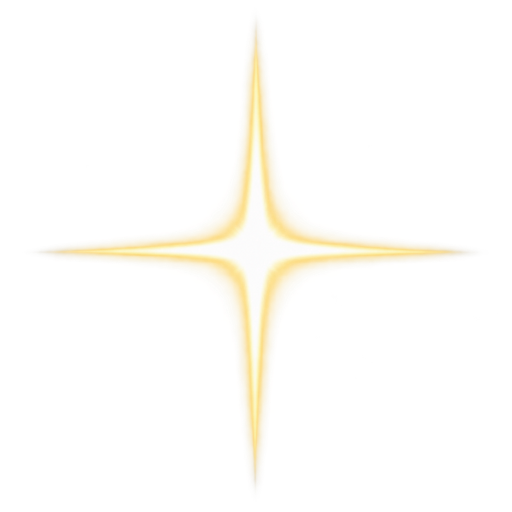
#> input picture uploads_flame/闪光.png, 1024 x 1024 px (shown at 1/2 size)
$ python tools_generate_flash_textures.py
#> lines starting #> are read from the running program, lines starting #| are printed output that depends on the picture
#!/usr/bin/env python3
"""用用户上传的 uploads_flame/闪光.png 替换正在应用的旧红色十字闪光贴图。

产物（粒子图集引用名不变，直接覆盖旧文件即完成替换）：
  * textures/particle/flash_cross_1.png —— 新闪光原样（缩到 360x360，保留透明底）；
  * textures/particle/flash_cross_2.png —— 新闪光整体旋转 90°（竖臂与横臂互换），
    供引信里两张贴图交替闪烁时保留节奏变化。

灶·开的闪光不允许出现 45° 斜十字：第二发只按 90° 整数倍转，
两条臂永远与屏幕的水平/竖直方向对齐，尺寸也不再因 expand 缩放而缩水。
flash_cross_5.json 复用 flash_cross_2，一并换成新闪光。
"""

from PIL import Image

SRC = "uploads_flame/闪光.png"
OUT_DIR = "src/main/resources/assets/sukunamod/textures/particle"
SIZE = 360

star = Image.open(SRC).convert("RGBA")
#> star is the input picture: PIL image 1024x1024 RGBA; mean R, G, B, A 30.5, 27.1, 17.2, 15.8

variant1 = star.resize((SIZE, SIZE), Image.LANCZOS)
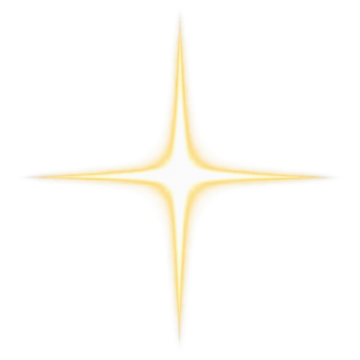
#> variant1: PIL image 360x360 RGBA; mean R, G, B, A 30.3, 26.8, 17.2, 15.8; transparent parts drawn white
variant1.save(f"{OUT_DIR}/flash_cross_1.png")
print("written", f"{OUT_DIR}/flash_cross_1.png", variant1.size)
#| written src/main/resources/assets/sukunamod/textures/particle/flash_cross_1.png (360, 360)

# 90° 整数倍旋转（不 expand，尺寸原样保留）：横竖臂互换，但两臂仍是正十字，不出现 45° 斜向。
# 交替闪烁的节奏差别由两发各自的最大尺寸（Provider1/Provider2）体现。
rotated = star.transpose(Image.ROTATE_90)
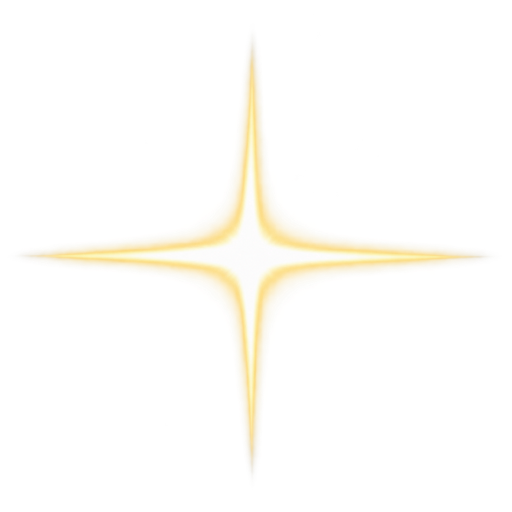
#> rotated: PIL image 1024x1024 RGBA (shown at 1/2 size); mean R, G, B, A 30.5, 27.1, 17.2, 15.8; transparent parts drawn white
variant2 = rotated.resize((SIZE, SIZE), Image.LANCZOS)
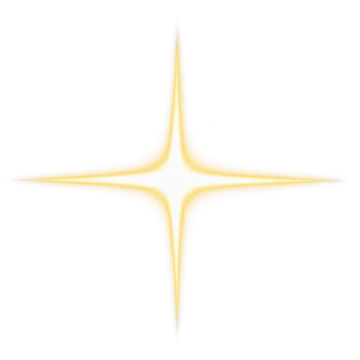
#> variant2: PIL image 360x360 RGBA; mean R, G, B, A 30.3, 26.8, 17.2, 15.8; transparent parts drawn white
variant2.save(f"{OUT_DIR}/flash_cross_2.png")
print("written", f"{OUT_DIR}/flash_cross_2.png", variant2.size)
#| written src/main/resources/assets/sukunamod/textures/particle/flash_cross_2.png (360, 360)
